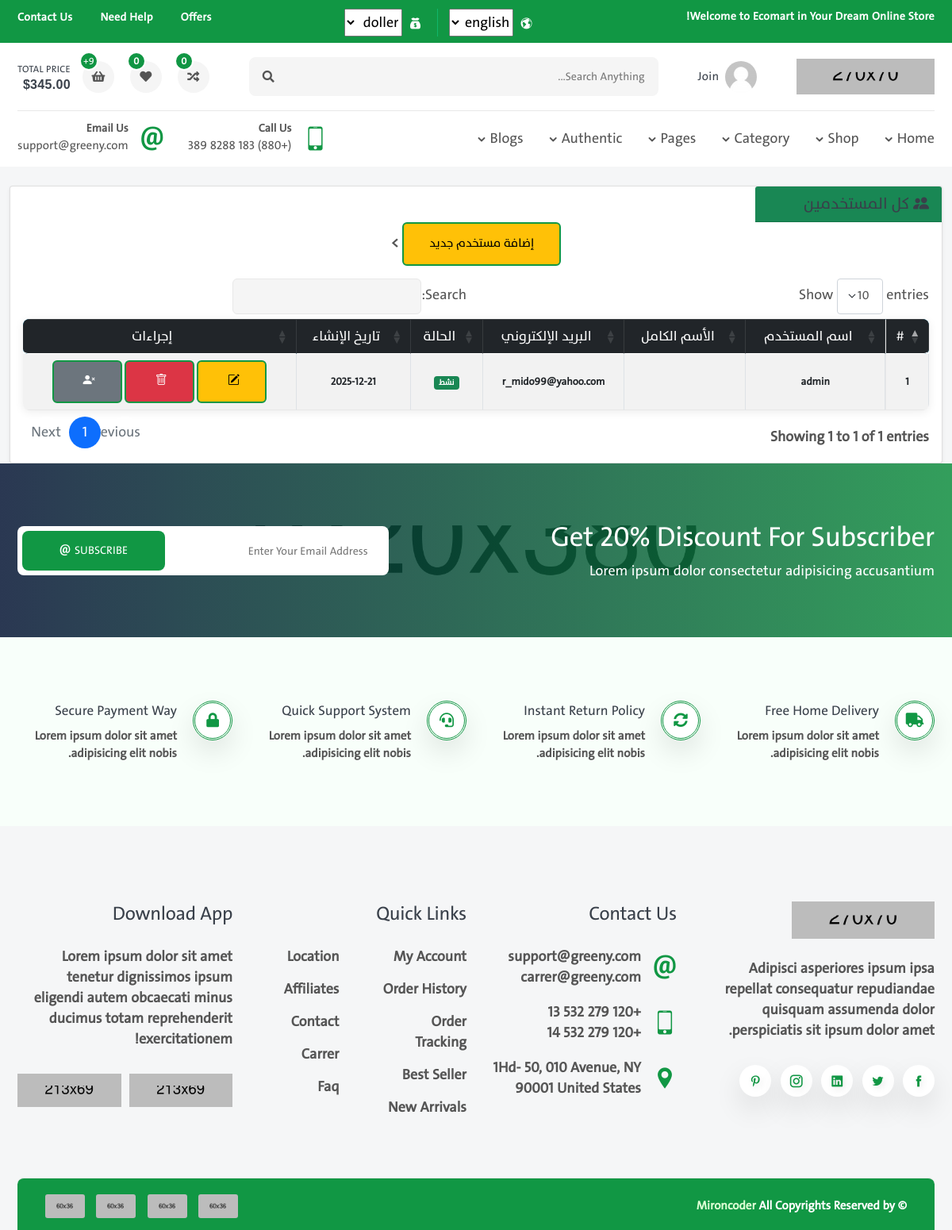
Page /authuser/all_user (signed in) on the earlier database version.
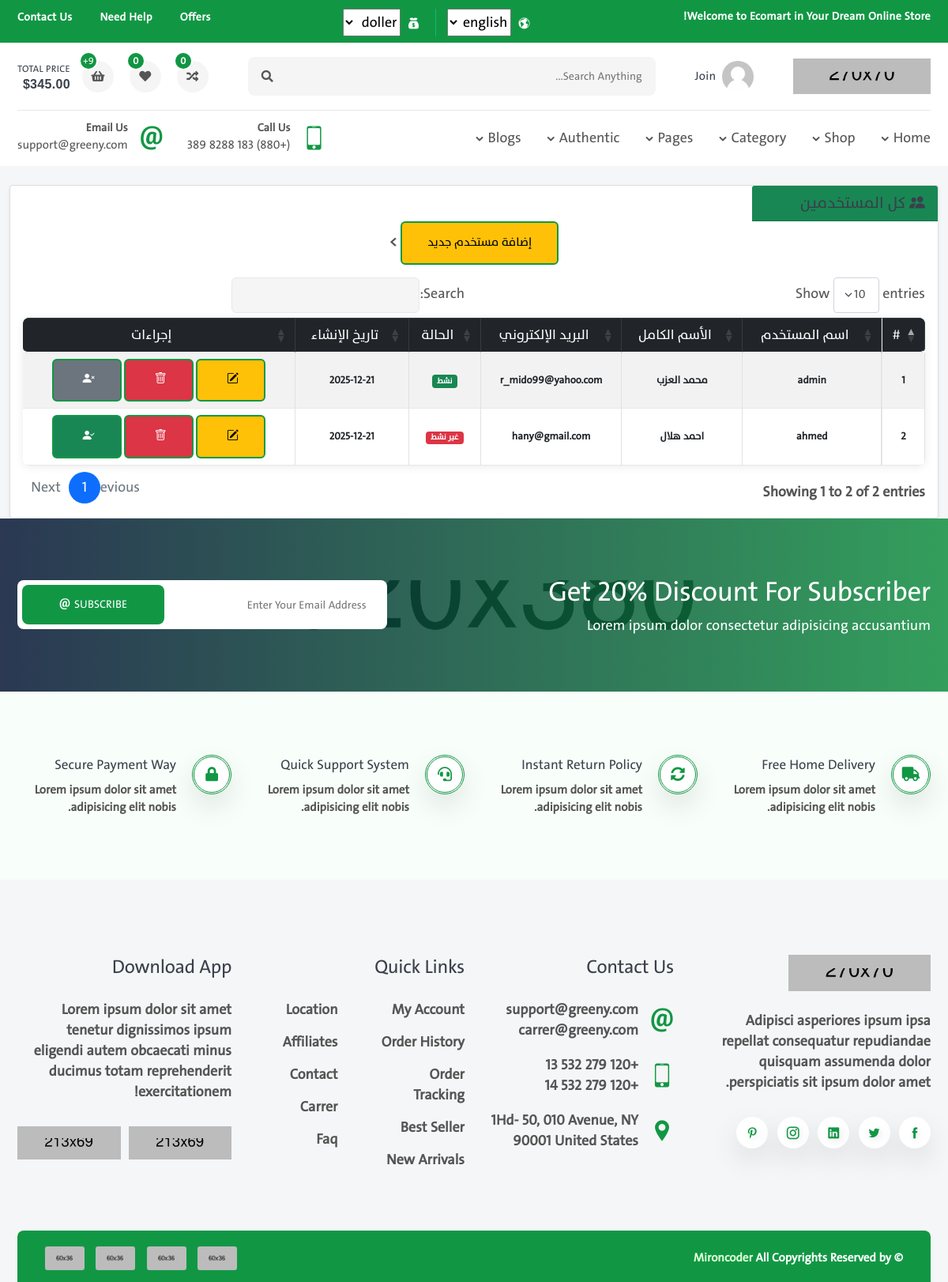
Same page on the later database version.
### authuser/models.py (models this page shows, shortened)
class User(AbstractUser):
    full_name=models.CharField(max_length=120)
    phone=models.CharField(max_length=120,validators=[validate_phone])
    image=models.ImageField(upload_to='photo_user')
    job=models.CharField(max_length=120)
    email=models.CharField(max_length=75)
    first_name=None
    last_name=None

### authuser/views.py (the view)
# urls.py: path('all_user',login_required(views.all_user),name='all_user'),
@login_required
def all_user(request):
    users=User.objects.all()
    context={
        'users':users
    }
    return render(request,'authuser/all_user.html',context)

### authuser/templates/authuser/all_user.html (shortened to what this page needs)
{% extends 'base.html' %}
{% load static %}
{% block css %}
    <link rel="stylesheet" href="https://cdn.datatables.net/1.13.8/css/dataTables.bootstrap5.min.css">
    <link rel="stylesheet" href="https://cdn.jsdelivr.net/npm/bootstrap-icons@1.11.1/font/bootstrap-icons.css">
{% endblock css %}
{% block body %}
    <div class="container-fluid mt-4">
        <div class="card shadow-sm">
            <div style="width: 20%;" class="card-header bg-success text-white">
                <h4 class="mb-0">
                    <i class="bi bi-people-fill"></i>
                    كل المستخدمين
                </h4>
            </div>
            <div style="text-align-last:center;">
                <a href="{% url 'authuser:add_user' %}" class="btn btn-warning"> إضافة مستخدم جديد</a> >
            </div>
            <div class="card-body">
                <table id="usersTable" class="table table-striped table-bordered align-middle text-center" style="width:100%">
                    <thead class="table-dark">
                        <tr>
                            <th>#</th>
                            <th>اسم المستخدم</th>
                            <th>الأسم الكامل </th>
                            <th>البريد الإلكتروني</th>
                            <th>الحالة</th>
                            <th>تاريخ الإنشاء</th>
                            <th>إجراءات</th>
                        </tr>
                    </thead>
                    <tbody>
                        {% for user in users %}
                        <tr>
                            <td>{{ forloop.counter }}</td>
                            <td>{{ user.username }}</td>
                            <td>{{ user.full_name }}</td>
                            <td>{{ user.email }}</td>
                            <td>
                                {% if user.is_active %}
                                    <span class="badge bg-success">نشط</span>
                                {% else %}
                                    <span class="badge bg-danger">غير نشط</span>
                                {% endif %}
                            </td>
                            <td>{{ user.date_joined|date:"Y-m-d" }}</td>
                            <td>
                                <a href="" class="btn btn-sm btn-warning" title="تعديل">
                                    <i class="bi bi-pencil-square"></i>
                                </a>
                                <a href="" class="btn btn-sm btn-danger" title="حذف">
                                    <i class="bi bi-trash"></i>
                                </a>
                                {% if user.is_active %}
                                    <a href="{% url 'authuser:active_deactive' user.id %}"
                                    class="btn btn-sm btn-secondary"
                                    title="تعطيل المستخدم">
                                        <i class="bi bi-person-x-fill"></i>
                                    </a>
                                {% else %}
                                    <a href="{% url 'authuser:active_deactive' user.id %}"
                                    class="btn btn-sm btn-success"
                                    title="تفعيل المستخدم">
                                        <i class="bi bi-person-check-fill"></i>
                                    </a>
                                {% endif %}
                            </td>
                        </tr>
                        {% endfor %}
                    </tbody>
                </table>
            </div>
        </div>
    </div>
{% endblock body %}

Differences in the rows shown:
changed User "admin": full_name (not shown) → "محمد العزب"
added User: username "ahmed", full_name "احمد هلال", email "hany@gmail.com", is_active "غير نشط", date_joined "2025-12-21"
Other differences:
text written by a page script: "Show entries Search: Showing 1 to 1 of 1 entries Previous 1 Next" → "Show entries Search: Showing 1 to 2 of 2 entries Previous 1 Next"
